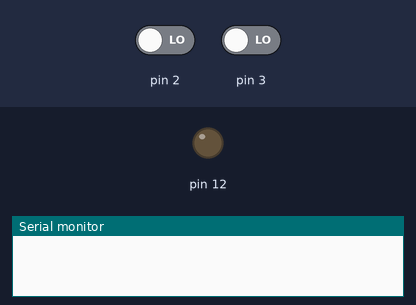
A sketch run on a simulated Arduino Uno, built with avr-gcc and run on an emulated ATmega328P. Parts: output pins drawn as LEDs (lit = HIGH), the last lines printed to the serial monitor. The test bench sets the inputs (shaded band); at power-on: pin 3 LOW, pin 2 LOW.

Above: at 1.2 s.
1.3 s: pin 3 driven HIGH
At 2.0 s:
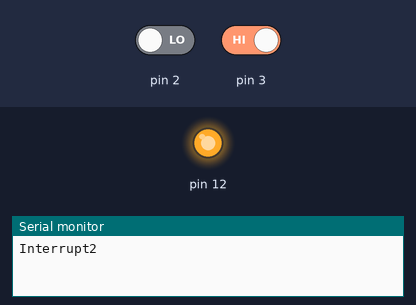
3.0 s: pin 2 driven HIGH
At 4.3 s:
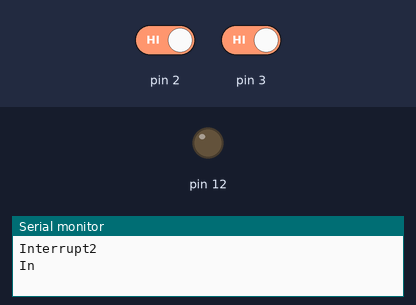
Timing chart, 0 to 6.0 s (numbered marks = the images above; inputs shaded):
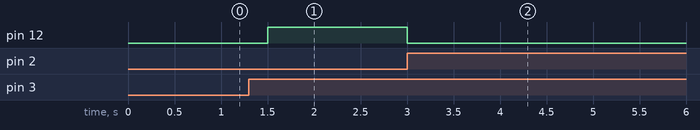

Measured:
- after the input at 1.3 s, pin 12: LOW → HIGH after 0.20 s
- after the input at 3.0 s, pin 12: HIGH → LOW at once

The sketch:

Simple-InterruptButton.ino
```cpp
int signal;

void setup() {
  // put your setup code here, to run once:
  pinMode(12, OUTPUT);
  attachInterrupt(digitalPinToInterrupt(2),buttonPressed1,RISING);  //  attaches the interrupt and detects for rising signal
  attachInterrupt(digitalPinToInterrupt(3),buttonPressed2,RISING);  //  for the 2nd function
}

void loop() {
  Serial.begin(9600);
  delay(500);
  digitalWrite(12, signal);   //will turn on/off the LED regardless of the delay timer
}


void buttonPressed1()           //ISR method is called when button is pressed
{
   signal = LOW;                //Change Output value to LOW
   Serial.println("Interrupt1");
}

void buttonPressed2()           //for button2
{
   signal = HIGH;                //Change Output value to HIGH
   Serial.println("Interrupt2");
}
```
